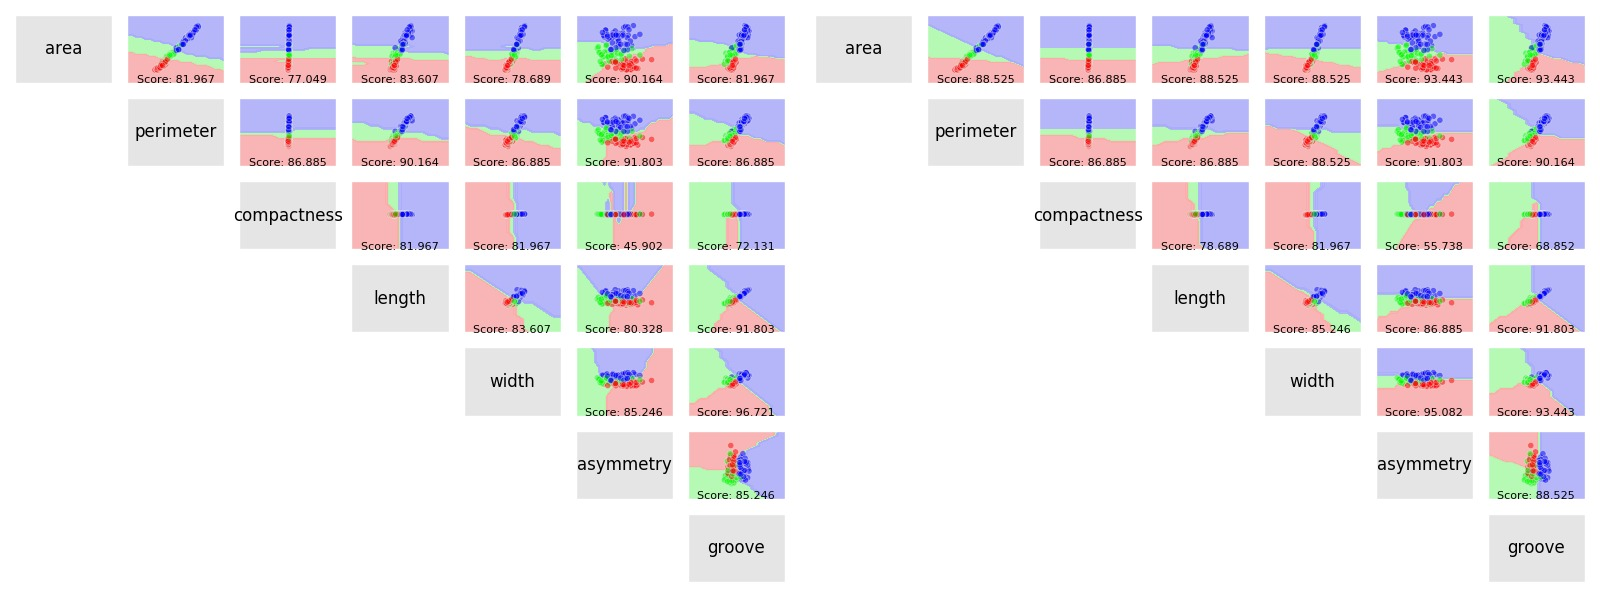

Here is the Python script that generated this plot:
import matplotlib as mpl
import matplotlib.pyplot as plt

import pandas as pd
import numpy as np 
import time


# 
# INFO: Your Parameters.
# You can adjust them after completing the lab
C = 1
kernel = 'linear'
iterations = 5000   # TODO: Change to 200000 once you get to Question#2

#
# INFO: You can set this to false if you want to
# draw the full square matrix
FAST_DRAW = True



def drawPlots(model, X_train, X_test, y_train, y_test, wintitle='Figure 1'):
  # INFO: A convenience function for you
  # You can use this to break any higher-dimensional space down
  # And view cross sections of it.

  # If this line throws an error, use plt.style.use('ggplot') instead
  mpl.style.use('ggplot') # Look Pretty

  padding = 3
  resolution = 0.5
  max_2d_score = 0

  y_colors = ['#ff0000', '#00ff00', '#0000ff']
  my_cmap = mpl.colors.ListedColormap(['#ffaaaa', '#aaffaa', '#aaaaff'])
  colors = [y_colors[i] for i in y_train]
  num_columns = len(X_train.columns)

  fig = plt.figure()
  fig.canvas.set_window_title(wintitle)
  
  cnt = 0
  for col in range(num_columns):
    for row in range(num_columns):
      # Easy out
      if FAST_DRAW and col > row:
        cnt += 1
        continue

      ax = plt.subplot(num_columns, num_columns, cnt + 1)
      plt.xticks(())
      plt.yticks(())

      # Intersection:
      if col == row:
        plt.text(0.5, 0.5, X_train.columns[row], verticalalignment='center', horizontalalignment='center', fontsize=12)
        cnt += 1
        continue


      # Only select two features to display, then train the model
      X_train_bag = X_train.ix[:, [row,col]]
      X_test_bag = X_test.ix[:, [row,col]]
      model.fit(X_train_bag, y_train)

      # Create a mesh to plot in
      x_min, x_max = X_train_bag.ix[:, 0].min() - padding, X_train_bag.ix[:, 0].max() + padding
      y_min, y_max = X_train_bag.ix[:, 1].min() - padding, X_train_bag.ix[:, 1].max() + padding
      xx, yy = np.meshgrid(np.arange(x_min, x_max, resolution),
                           np.arange(y_min, y_max, resolution))

      # Plot Boundaries
      plt.xlim(xx.min(), xx.max())
      plt.ylim(yy.min(), yy.max())

      # Prepare the contour
      Z = model.predict(np.c_[xx.ravel(), yy.ravel()])
      Z = Z.reshape(xx.shape)
      plt.contourf(xx, yy, Z, cmap=my_cmap, alpha=0.8)
      plt.scatter(X_train_bag.ix[:, 0], X_train_bag.ix[:, 1], c=colors, alpha=0.5)


      score = round(model.score(X_test_bag, y_test) * 100, 3)
      plt.text(0.5, 0, "Score: {0}".format(score), transform = ax.transAxes, horizontalalignment='center', fontsize=8)
      max_2d_score = score if score > max_2d_score else max_2d_score

      cnt += 1

  print("Max 2D Score: ", max_2d_score)
  fig.set_tight_layout(True)


def benchmark(model, X_train, X_test, y_train, y_test, wintitle='Figure 1'):
  print('\n\n' + wintitle + ' Results')
  s = time.time()
  for i in range(iterations):
    #
    # TODO: train the classifier on the training data / labels:
    #
    # .. your code here ..
    model.fit(X_train, y_train)
  print("{0} Iterations Training Time: ".format(iterations), time.time() - s)


  s = time.time()
  for i in range(iterations):
    #
    # TODO: score the classifier on the testing data / labels:
    #
    # .. your code here ..
    score = model.score(X_test, y_test)
  print("{0} Iterations Scoring Time: ".format(iterations), time.time() - s)
  print("High-Dimensionality Score: ", round((score*100), 3))



# 
# TODO: Load up the wheat dataset into dataframe 'X'
# Verify you did it properly.
# Indices shouldn't be doubled, nor weird headers...
#
# .. your code here ..
X = pd.read_csv("C:/Users/fredyang/Desktop/Datasets/wheat.data", index_col=0)
# INFO: An easy way to show which rows have nans in them
# print X[pd.isnull(X).any(axis=1)]

# 
# TODO: Go ahead and drop any row with a nan
#
# .. your code here ..
X = X.dropna(axis=0)
# print X.head(10)


# 
# INFO: # In the future, you might try setting the nan values to the
# mean value of that column, the mean should only be calculated for
# the specific class rather than across all classes, now that you
# have the labels



#
# TODO: Copy the labels out of the dset into variable 'y' then Remove
# them from X. Encode the labels, using the .map() trick we showed
# you in Module 5 -- canadian:0, kama:1, and rosa:2
#
# .. your code here ..
y =X.wheat_type.copy()
X = X.drop("wheat_type", 1)
y = y.map({'canadian':0, 'kama':1, 'rosa':2})


# 
# TODO: Split your data into test / train sets
# Your test size can be 30% with random_state 7.
# Use variable names: X_train, X_test, y_train, y_test
#
# .. your code here ..
from sklearn import cross_validation
X_train, X_test, y_train, y_test = cross_validation.train_test_split(X, y, test_size=0.3, random_state=1)



#
# TODO: Create an SVC classifier named svc
# Use a linear kernel, and set the C value to C
#
# .. your code here ..
from sklearn.svm import SVC
svc = SVC(C=C, kernel=kernel)

#
# TODO: Create an KNeighbors classifier named knn
# Set the neighbor count to 5
#
# .. your code here ..
from sklearn.neighbors import KNeighborsClassifier
knn = KNeighborsClassifier(n_neighbors=5)




benchmark(knn, X_train, X_test, y_train, y_test, 'KNeighbors')
drawPlots(knn, X_train, X_test, y_train, y_test, 'KNeighbors')

benchmark(svc, X_train, X_test, y_train, y_test, 'SVC')
drawPlots(svc, X_train, X_test, y_train, y_test, 'SVC')

plt.show()



#
# BONUS: After submitting your answers, toy around with
# gamma, kernel, and C.
